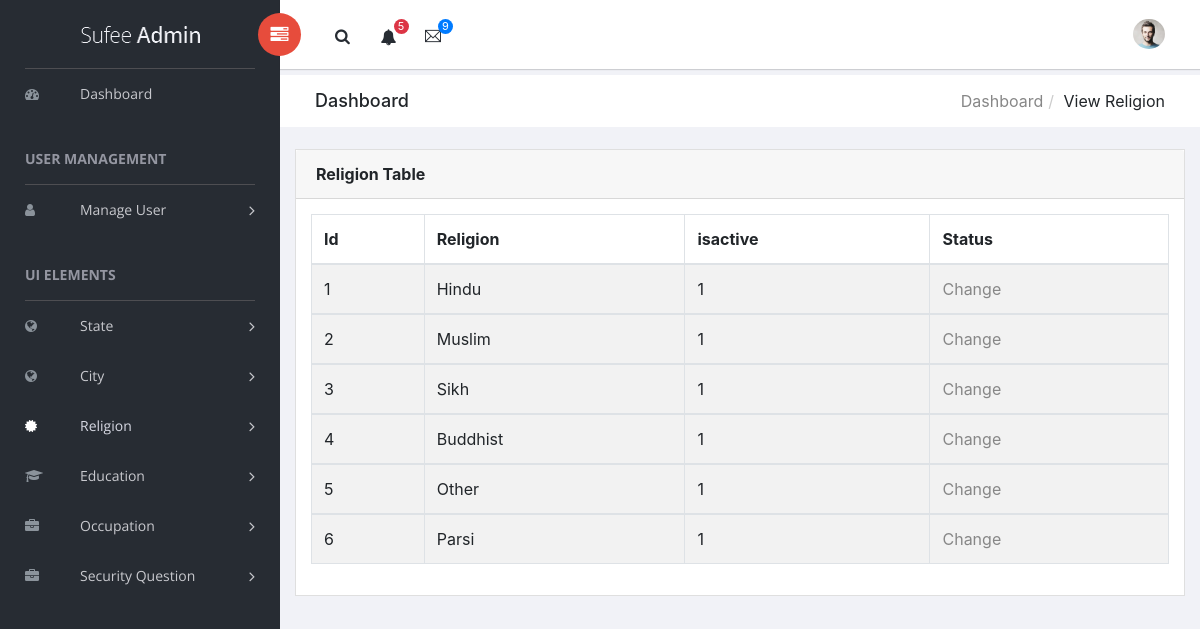
Page /admin/viewreligion.php (signed in) on the committed database.
### tables this page shows
CREATE TABLE `religion` (
  `Rid` int(11) NOT NULL,
  `Rname` varchar(30) NOT NULL,
  `isactive` int(1) NOT NULL
);

### admin/viewreligion.php (the view, shortened to what this page needs)
<?php
    require "conn.php";
?>
<!doctype html>
<html class="no-js" lang="en">
<head>
    <?php
        require "header.php";
    ?>
</head>
<body>
     <aside id="left-panel" class="left-panel">
        <nav class="navbar navbar-expand-sm navbar-default">
            <div class="navbar-header">
                <a class="navbar-brand" href="./"><img src="images/logo.png" alt="Logo"></a>
            </div>
            <div id="main-menu" class="main-menu collapse navbar-collapse">
                <ul class="nav navbar-nav">
                    <li>
                        <a href="index.php"> <i class="menu-icon fa fa-dashboard"></i>Dashboard </a>
                    </li>
                     <h3 class="menu-title">User Management</h3>
                    <li class="menu-item-has-children dropdown">
                        <a href="#" class="dropdown-toggle" data-toggle="dropdown" aria-haspopup="true" aria-expanded="false"> <i class="menu-icon fa fa-user"></i>Manage User</a>
                    </li>
                    <h3 class="menu-title">UI elements</h3>
                    <li class="menu-item-has-children dropdown">
                        <a href="#" class="dropdown-toggle" data-toggle="dropdown" aria-haspopup="true" aria-expanded="false"> <i class="menu-icon fa fa-globe"></i>State</a>
                    </li>
                    <li class="menu-item-has-children dropdown">
                        <a href="#" class="dropdown-toggle" data-toggle="dropdown" aria-haspopup="true" aria-expanded="false"> <i class="menu-icon fa fa-globe"></i>City</a>
                    </li>
                    <li class="menu-item-has-children dropdown active">
                        <a href="#" class="dropdown-toggle " data-toggle="dropdown" aria-haspopup="true" aria-expanded="false"> <i class="menu-icon fa fa-certificate"></i>Religion</a>
                    </li>
                    <li class="menu-item-has-children dropdown">
                        <a href="#" class="dropdown-toggle" data-toggle="dropdown" aria-haspopup="true" aria-expanded="false"> <i class="menu-icon fa fa-graduation-cap"></i>Education</a>
                    </li>
                    <li class="menu-item-has-children dropdown">
                        <a href="#" class="dropdown-toggle" data-toggle="dropdown" aria-haspopup="true" aria-expanded="false"> <i class="menu-icon fa fa-briefcase"></i>Occupation</a>
                    </li>
                    <li class="menu-item-has-children dropdown">
                        <a href="#" class="dropdown-toggle" data-toggle="dropdown" aria-haspopup="true" aria-expanded="false"> <i class="menu-icon fa fa-briefcase"></i>Security Question</a>
                    </li>
                </ul>
            </div>
        </nav>
    </aside>
    <div id="right-panel" class="right-panel">
        <header id="header" class="header">
            <div class="header-menu">
                <div class="col-sm-7">
                    <a id="menuToggle" class="menutoggle pull-left"><i class="fa fa fa-tasks"></i></a>
                    <div class="header-left">
                        <button class="search-trigger"><i class="fa fa-search"></i></button>
                        <div class="dropdown for-notification">
                            <button class="btn btn-secondary dropdown-toggle" type="button" id="notification" data-toggle="dropdown" aria-haspopup="true" aria-expanded="false">
                                <i class="fa fa-bell"></i>
                                <span class="count bg-danger">5</span>
                            </button>
                        </div>
                        <div class="dropdown for-message">
                            <button class="btn btn-secondary dropdown-toggle" type="button"
                                id="message"
                                data-toggle="dropdown" aria-haspopup="true" aria-expanded="false">
                                <i class="ti-email"></i>
                                <span class="count bg-primary">9</span>
                            </button>
                        </div>
                    </div>
                </div>
                <div class="col-sm-5">
                    <div class="user-area dropdown float-right">
                        <a href="#" class="dropdown-toggle" data-toggle="dropdown" aria-haspopup="true" aria-expanded="false">
                            <img class="user-avatar rounded-circle" src="images/admin.jpg" alt="User Avatar">
                        </a>
                    </div>
                    <div class="language-select dropdown" id="language-select">
                        <a class="dropdown-toggle" href="#" data-toggle="dropdown"  id="language" aria-haspopup="true" aria-expanded="true">
                            <i class="flag-icon flag-icon-us"></i>
                        </a>
                    </div>
                </div>
            </div>
        </header>
        <div class="breadcrumbs">
            <div class="col-sm-4">
                <div class="page-header float-left">
                    <div class="page-title">
                        <h1>Dashboard</h1>
                    </div>
                </div>
            </div>
            <div class="col-sm-8">
                <div class="page-header float-right">
                    <div class="page-title">
                        <ol class="breadcrumb text-right">
                            <li><a href="index.php">Dashboard</a></li>
                            <li class="active">View Religion</li>
                        </ol>
                    </div>
                </div>
            </div>
        </div>
        <div class="content mt-3">
            <div class="animated fadeIn">
                <div class="row">
                    <div class="col-md-12">
                        <div class="card">
                            <div class="card-header">
                                <strong class="card-title">Religion Table</strong>
                            </div>
                            <div class="card-body">
                                <table id="bootstrap-data-table-export" class="table table-striped table-bordered">
                                    <thead>
                                        <tr>
                                            <th>Id</th>
                                            <th>Religion</th>
                                            <th>isactive</th>
                                            <th>Status</th>
                                        </tr>
                                    </thead>
                                        <?php
                                            $qry="SELECT * FROM religion";
                                            $rs=mysqli_query($conn,$qry);
                                            if(mysqli_num_rows($rs)>0)
                                            {
                                                while($row=mysqli_fetch_assoc($rs))
                                                {
                                        ?>
                                                <tbody>
                                                    <tr>
                                                        <td><?php echo $row["Rid"];?></td>
                                                        <td><?php echo $row['Rname'];?></td>
                                                        <td><?php echo $row['isactive'];?></td>
                                                        <td><a href="changereligion.php?id=<?php echo $row['Rid']?>">Change</a></td>
                                                    </tr>
                                                </tbody>
                                        <?php
                                                }
                                            }
                                        ?>
                                </table>
                            </div>
                        </div>
                    </div>
                </div>
            </div>
        </div>
    </div>
</body>
</html>

### rows in the picture
religion: Rid "1", Rname "Hindu", isactive "1"
religion: Rid "2", Rname "Muslim", isactive "1"
religion: Rid "3", Rname "Sikh", isactive "1"
religion: Rid "4", Rname "Buddhist", isactive "1"
religion: Rid "5", Rname "Other", isactive "1"
religion: Rid "6", Rname "Parsi", isactive "1"
